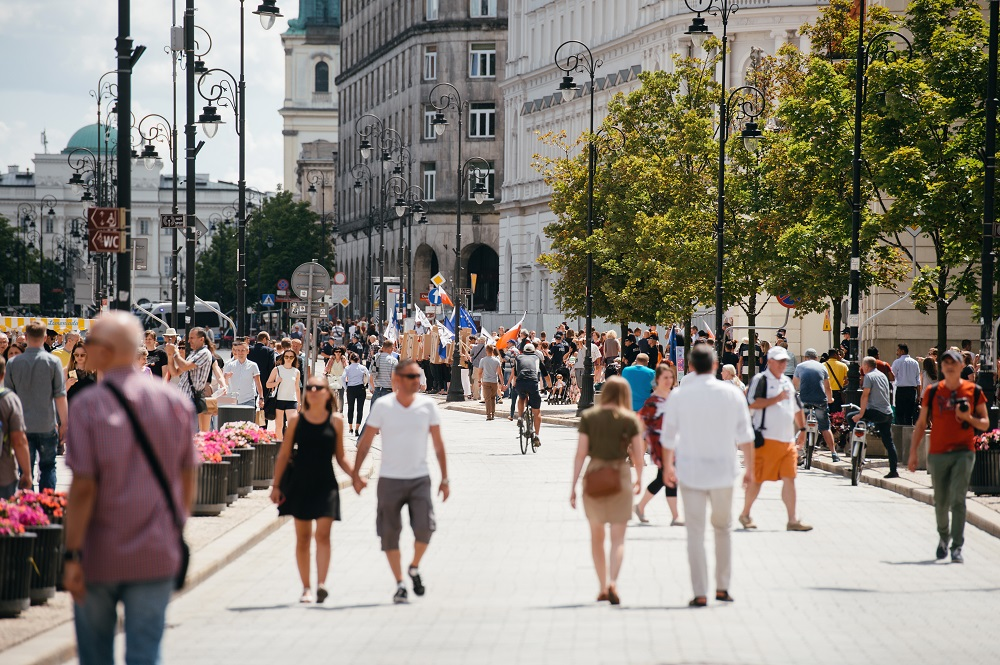
#> input picture static/ludzie.jpg, 1000 x 665 px
$ python person_detection_2.py
#> lines starting #> are read from the running program, lines starting #| are printed output that depends on the picture; after the words box and inside, x2 and y2 are one past the last pixel; in counts of white or black regions, pixels touching at a corner belong together
import cv2 as cv
import imutils


    # Obraz
img = cv.imread('static/ludzie.jpg')
#> img is the input picture: shape (665, 1000, 3); mean B, G, R 121.3, 130.5, 136.7
img = imutils.resize(img, width=min(600, img.shape[1]))
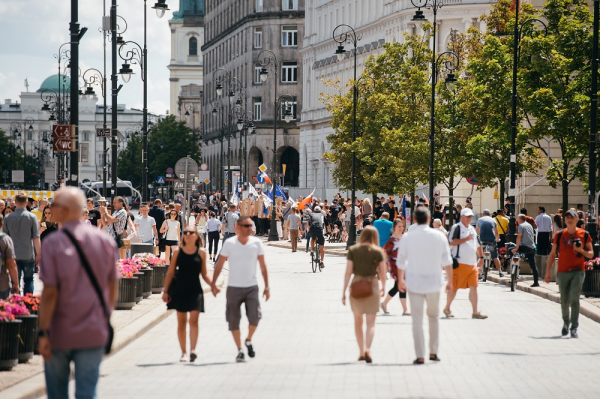
#> img: shape (399, 600, 3); mean B, G, R 121.3, 130.5, 136.7
#cv.imshow('Grupa', img)

gray = cv.cvtColor(img, cv.COLOR_BGR2GRAY)
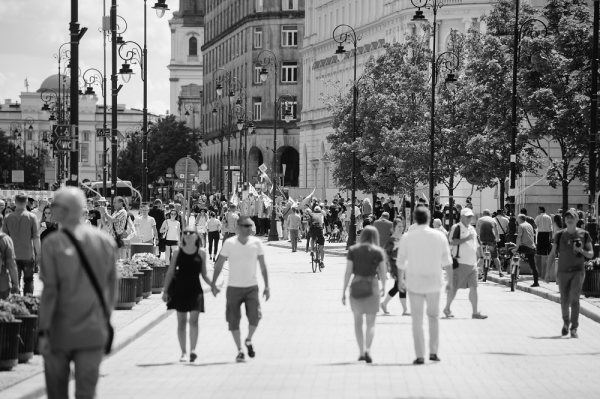
#> gray: shape (399, 600); min 5, max 253, mean 131.3
    # cv.imshow('Gray Grupa', gray)

    # calssifier haarcascade_fullbody.xml
haar_cascade = cv.CascadeClassifier('haar_fuulbody.xml')

    # Wykrycie osoby
body_rect = haar_cascade.detectMultiScale(
     gray, scaleFactor=1.09, minNeighbors=1)
#> body_rect = [[281, 205, 26, 52], [294, 193, 44, 89], [541, 237, 55, 109], [151, 231, 69, 137], [325, 208, 76, 152], [201, 216, 80, 160], [377, 191, 95, 190]]

print(f'Number of people found = {len(body_rect)}')
#| Number of people found = 7

for (x, y, w, h) in body_rect:
      cv.rectangle(img, (x, y), (x+w, y+h), (0, 255, 0), thickness=2)
#> this loop made 7 passes
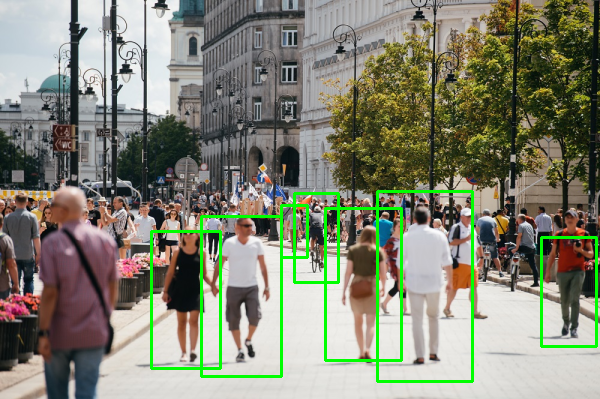
#> img: shape (399, 600, 3); 3.25% of pixels changed, all inside (x1, y1, x2, y2) = (150, 190, 598, 383)

cv.imshow('Rozpoznane osoby w Grupa', img)
cv.imwrite(('static/upload/'), img)

cv.waitKey(0)

cv.destroyAllWindows()
